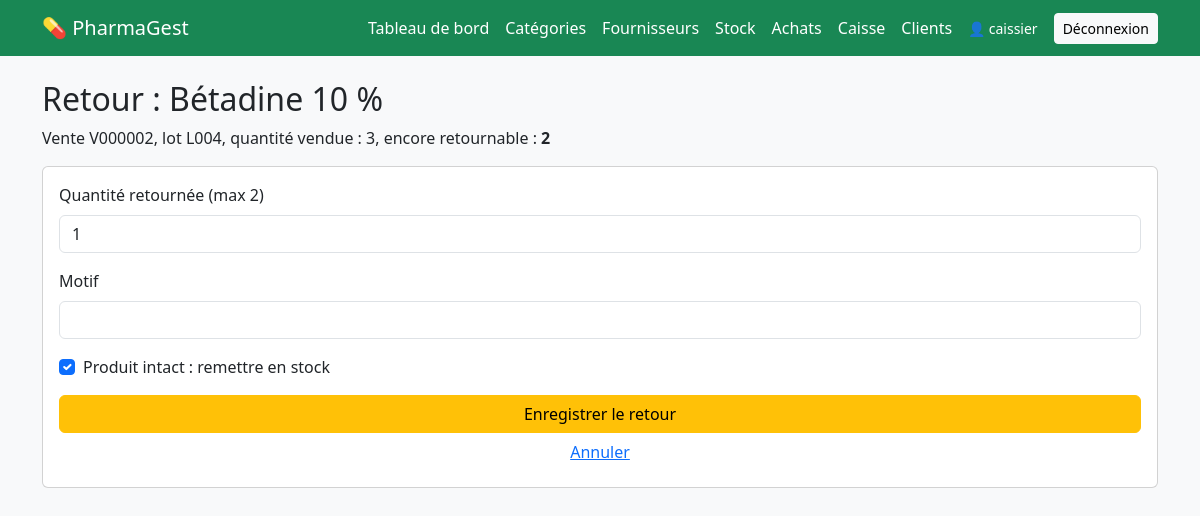
The page /ventes/ligne/2/retour/ (signed in) on the database its author committed.
### ventes/models.py (models this page shows, shortened)
class LigneVente(models.Model):
    vente = models.ForeignKey(Vente, on_delete=models.CASCADE, related_name="lignes")
    medicament = models.ForeignKey("medicaments.Medicament", on_delete=models.PROTECT)
    lot = models.ForeignKey("stock.LotStock", on_delete=models.PROTECT)
    quantite = models.PositiveIntegerField()
    prix_unitaire = models.DecimalField(max_digits=10, decimal_places=2)

class Vente(models.Model):
    MODES = [
        ("especes", "Espèces"),
        ("mobile_money", "Mobile money"),
        ("autre", "Autre"),
    ]
    numero = models.CharField(max_length=20, unique=True, null=True, blank=True)
    utilisateur = models.ForeignKey(
        settings.AUTH_USER_MODEL, on_delete=models.SET_NULL, null=True, blank=True
    )
    client = models.ForeignKey(
        "clients.Client", on_delete=models.SET_NULL,
        null=True, blank=True, related_name="ventes"
    )
    mode_paiement = models.CharField(max_length=20, choices=MODES, default="especes")
    total = models.DecimalField(max_digits=12, decimal_places=2, default=0)
    date = models.DateTimeField(auto_now_add=True)
    class Meta:
        ordering = ["-date"]

### medicaments/models.py (models this page shows)
class Medicament(models.Model):
    FORMES = [
        ("comprime", "Comprimé"),
        ("gelule", "Gélule"),
        ("sirop", "Sirop"),
        ("injectable", "Injectable"),
        ("pommade", "Pommade"),
        ("autre", "Autre"),
    ]
    nom_commercial = models.CharField(max_length=150)
    denomination_generique = models.CharField(max_length=150, blank=True)
    categorie = models.ForeignKey(
        Categorie, on_delete=models.PROTECT, related_name="medicaments"
    )
    forme = models.CharField(max_length=20, choices=FORMES, default="comprime")
    dosage = models.CharField(max_length=50, blank=True, help_text="Ex : 500 mg")
    laboratoire = models.CharField(max_length=150, blank=True)
    code_barres = models.CharField(max_length=50, unique=True, null=True, blank=True)
    photo = models.ImageField(upload_to="medicaments/", null=True, blank=True)
    prix_achat = models.DecimalField(
        max_digits=10, decimal_places=2, validators=[MinValueValidator(0)]
    )
    prix_vente = models.DecimalField(
        max_digits=10, decimal_places=2, validators=[MinValueValidator(0)]
    )
    seuil_alerte = models.PositiveIntegerField(default=10)
    actif = models.BooleanField(default=True)  # False = archivé
    date_creation = models.DateTimeField(auto_now_add=True)
    class Meta:
        ordering = ["nom_commercial"]
    def __str__(self):
        return f"{self.nom_commercial} {self.dosage}".strip()

### stock/models.py (models this page shows, shortened)
class LotStock(models.Model):
    medicament = models.ForeignKey(
        "medicaments.Medicament", on_delete=models.PROTECT, related_name="lots"
    )
    fournisseur = models.ForeignKey(
        "fournisseurs.Fournisseur", on_delete=models.SET_NULL,
        null=True, blank=True, related_name="lots",
    )
    numero_lot = models.CharField(max_length=50)
    date_peremption = models.DateField()
    quantite_recue = models.PositiveIntegerField(validators=[MinValueValidator(1)])
    quantite = models.PositiveIntegerField(help_text="Quantité disponible")
    bloque = models.BooleanField(default=False)
    date_reception = models.DateTimeField(auto_now_add=True)
    class Meta:
        ordering = ["date_peremption"]  # FEFO : le plus proche de la péremption d'abord
        constraints = [
            models.UniqueConstraint(
                fields=["medicament", "numero_lot"], name="lot_unique_par_medicament"
            )
        ]

### ventes/views.py (the view, shortened to what this page needs)
# urls.py: path("ligne/<int:pk>/retour/", views.retour, name="vente_retour"),
@roles_requis(CAISSIER, PHARMACIEN)
def retour(request, pk):
    ligne = get_object_or_404(
        LigneVente.objects.select_related("vente", "medicament", "lot"), pk=pk
    )
    deja = ligne.retours.aggregate(t=Coalesce(Sum("quantite"), 0))["t"]
    retournable = ligne.quantite - deja
    return render(request, "ventes/retour.html", {
        "ligne": ligne, "retournable": retournable,
    })

### utilisateurs/roles.py (called while the page is built)
def roles_requis(*roles):
    def decorateur(vue):
        @wraps(vue)
        def enveloppe(request, *args, **kwargs):
            u = request.user
            if u.is_superuser or u.groups.filter(name__in=roles).exists():
                return vue(request, *args, **kwargs)
            raise PermissionDenied
        return enveloppe
    return decorateur

### templates/ventes/retour.html (shortened to what this page needs)
{% extends "base.html" %}
{% block content %}
<h2>Retour : {{ ligne.medicament }}</h2>
<p>Vente {{ ligne.vente.numero }}, lot {{ ligne.lot.numero_lot }},
   quantité vendue : {{ ligne.quantite }},
   encore retournable : <b>{{ retournable }}</b></p>
{% if retournable > 0 %}
<form method="post" class="card card-body">
  <label class="form-label">Quantité retournée (max {{ retournable }})</label>
  <input type="number" name="quantite" min="1" max="{{ retournable }}" value="1" class="form-control mb-3" required>
  <label class="form-label">Motif</label>
  <input type="text" name="motif" class="form-control mb-3" required>
  <div class="form-check mb-3">
    <input type="checkbox" name="remis_en_stock" class="form-check-input" id="rs" checked>
    <label for="rs" class="form-check-label">Produit intact : remettre en stock</label>
  </div>
  <button class="btn btn-warning">Enregistrer le retour</button>
  <a href="{% url 'vente_detail' ligne.vente_id %}" class="btn btn-link">Annuler</a>
</form>
{% else %}
<div class="alert alert-info">Cette ligne a déjà été entièrement retournée.</div>
<a href="{% url 'vente_detail' ligne.vente_id %}" class="btn btn-secondary">Retour à la vente</a>
{% endif %}
{% endblock %}

### templates/base.html (shortened to what this page needs)
<!DOCTYPE html>
<html lang="fr">
<head>
  <link href="https://cdn.jsdelivr.net/npm/bootstrap@5.3.3/dist/css/bootstrap.min.css" rel="stylesheet">
</head>
<body class="bg-light">
<nav class="navbar navbar-dark bg-success mb-4">
  <div class="container">
    <a class="navbar-brand" href="{% url 'medicament_liste' %}">💊 PharmaGest</a>
    <div class="d-flex gap-3 align-items-center flex-wrap">
      <a class="nav-link text-white" href="{% url 'dashboard' %}">Tableau de bord</a>
      <a class="nav-link text-white" href="{% url 'categorie_liste' %}">Catégories</a>
      <a class="nav-link text-white" href="{% url 'fournisseur_liste' %}">Fournisseurs</a>
      <a class="nav-link text-white" href="{% url 'stock_apercu' %}">Stock</a>
      <a class="nav-link text-white" href="{% url 'achat_liste' %}">Achats</a>
      <a class="nav-link text-white" href="{% url 'caisse' %}">Caisse</a>
      <a class="nav-link text-white" href="{% url 'client_liste' %}">Clients</a>
      {% if user.is_authenticated %}
        <span class="text-white small">👤 {{ user.username }}</span>
        <form method="post" action="{% url 'logout' %}" class="m-0">
          <button class="btn btn-light btn-sm">Déconnexion</button>
        </form>
      {% endif %}
    </div>
  </div>
</nav>
<div class="container">
  {% block content %}{% endblock %}
</div>
</body>
</html>

### rows shown on the page
LigneVente: medicament "Bétadine 10 %", vente.numero "V000002", lot.numero_lot "L004", quantite "3"

### other values the page prints
{{ user.username }} "caissier"
{{ retournable }} "2"
